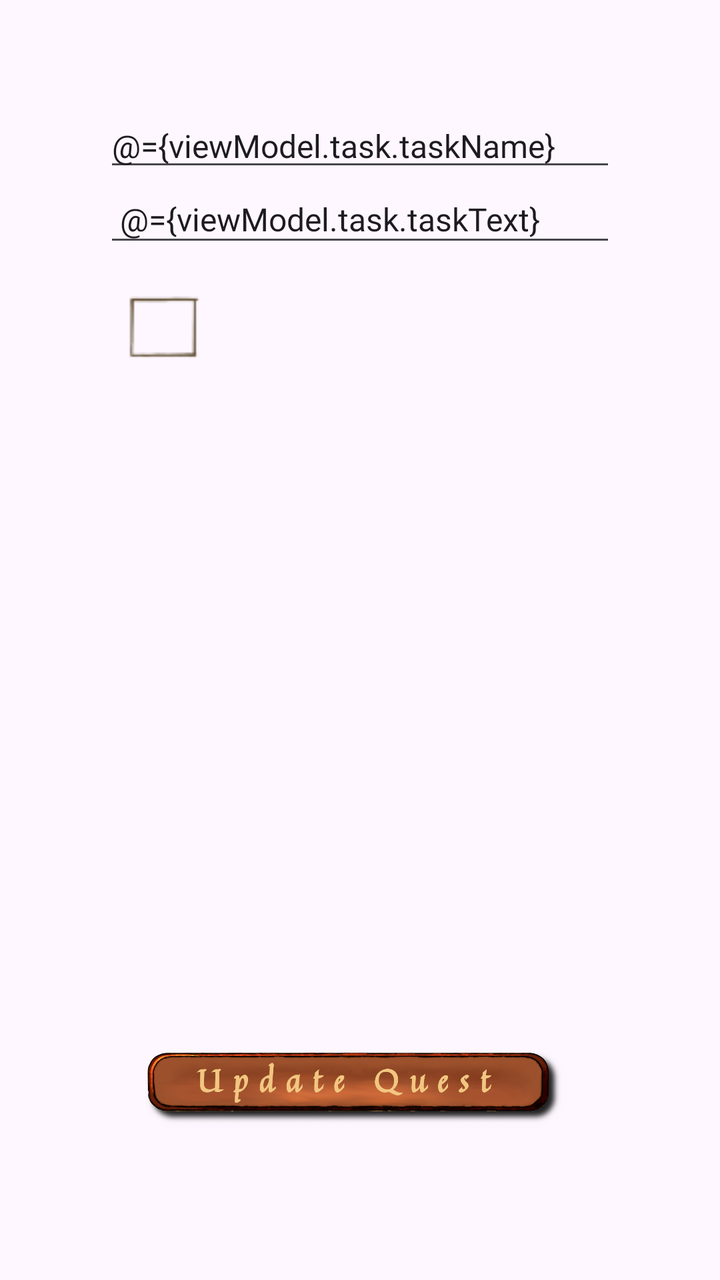
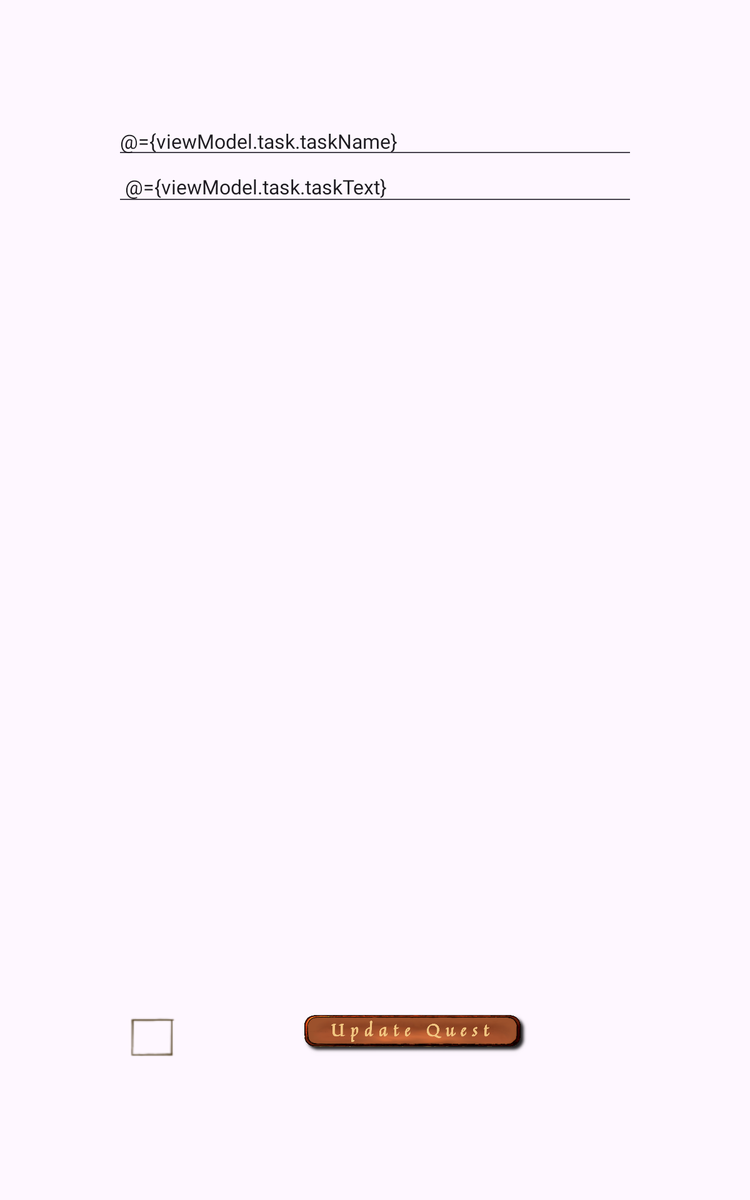

Two renders of one Android screen. The first uses the default layout on a phone; the second uses the alternative layout the repository ships for a different screen configuration, on a matching device. The two XML files are below.
<!-- AndroidManifest.xml: application theme Theme.QuestLog -->
<!-- res/layout/fragment_edit_task.xml -->
<?xml version="1.0" encoding="utf-8"?>
<layout
    xmlns:android="http://schemas.android.com/apk/res/android"
    xmlns:app="http://schemas.android.com/apk/res-auto"
    xmlns:tools="http://schemas.android.com/tools"
    tools:context=".EditTaskFragment">

    <data>
        <variable
            name="viewModel"
            type="com.example.questlog.EditTaskViewModel" />
    </data>

    <androidx.constraintlayout.widget.ConstraintLayout
        android:layout_width="match_parent"
        android:layout_height="match_parent"
        android:padding="16dp"
        android:layout_margin="16dp"
        android:orientation="vertical"
        android:background="@drawable/background_3">

        <ScrollView
            android:id="@+id/scrollView"
            android:layout_width="0dp"
            android:layout_height="0dp"
            android:padding="20dp"
            android:fillViewport="true"
            app:layout_constraintTop_toTopOf="parent"
            app:layout_constraintBottom_toTopOf="@+id/buttonsLayout"
            app:layout_constraintStart_toStartOf="parent"
            app:layout_constraintEnd_toEndOf="parent">

            <LinearLayout
                android:layout_width="match_parent"
                android:layout_height="wrap_content"
                android:orientation="vertical">

                <EditText
                    android:id="@+id/task_name"
                    android:layout_width="match_parent"
                    android:layout_height="wrap_content"
                    android:textSize="16sp"
                    android:fontFamily="@font/kurale_regular"
                    android:inputType="text"
                    android:text="@={viewModel.task.taskName}"/>

                <EditText
                    android:id="@+id/task_text"
                    android:layout_width="match_parent"
                    android:layout_height="wrap_content"
                    android:textSize="16sp"
                    android:fontFamily="@font/kurale_regular"
                    android:padding="8dp"
                    android:text="@={viewModel.task.taskText}"
                    android:scrollbars="vertical"
                    android:overScrollMode="ifContentScrolls"/>

                <CheckBox
                    android:id="@+id/task_done"
                    android:layout_width="50dp"
                    android:layout_height="50dp"
                    android:layout_margin="10dp"
                    android:textSize="16sp"
                    android:fontFamily="@font/kurale_regular"
                    android:padding="8dp"
                    android:button="@drawable/checkbox_image_selector"
                    android:buttonTint="@null"
                    app:buttonTint="@null"
                    android:text="@string/checkbox_text"
                    android:checked="@={viewModel.task.taskDone}"/>

            </LinearLayout>
        </ScrollView>

        <LinearLayout
            android:id="@+id/buttonsLayout"
            android:layout_width="0dp"
            android:layout_height="wrap_content"
            android:padding="20dp"
            android:orientation="horizontal"
            android:gravity="center"
            android:layout_marginTop="8dp"
            app:layout_constraintBottom_toBottomOf="parent"
            app:layout_constraintStart_toStartOf="parent"
            app:layout_constraintEnd_toEndOf="parent">

            <ImageButton
                android:id="@+id/update_button"
                android:layout_width="match_parent"
                android:layout_height="wrap_content"
                android:layout_margin="20dp"
                android:layout_gravity="center"
                android:src="@drawable/edit_button_selector"
                android:adjustViewBounds="true"
                android:scaleType="fitCenter"
                android:background="?attr/selectableItemBackgroundBorderless"
                android:stateListAnimator="@animator/scale_press"
                android:onClick="@{() -> viewModel.updateTask()}"/>
/>
        </LinearLayout>

    </androidx.constraintlayout.widget.ConstraintLayout>
</layout>
<!-- resources referenced by this layout -->
<resources>
  <!-- drawable checkbox_image_selector (drawable) -->
  <selector xmlns:android="http://schemas.android.com/apk/res/android">
  
      
      <item
          android:state_checked="true"
          android:drawable="@drawable/checkbox_checked"/>
  
      
      <item
          android:drawable="@drawable/checkbox_unchecked"/>
  
  </selector>
  <!-- drawable edit_button_selector (drawable) -->
  <?xml version="1.0" encoding="utf-8"?>
  <selector xmlns:android="http://schemas.android.com/apk/res/android">
  
      
      <item
          android:state_pressed="true"
          android:drawable="@drawable/update_button_pressed" />
  
      
      <item
          android:drawable="@drawable/update_button_normal" />
  
  </selector>
  <string name="checkbox_text">Done?</string>
  <style name="Theme.QuestLog" parent="Base.Theme.QuestLog" />
  <!-- drawable checkbox_checked: png bitmap (drawable, 1352 bytes) -->
  <!-- drawable checkbox_unchecked: png bitmap (drawable, 709 bytes) -->
  <!-- drawable update_button_pressed: png bitmap (drawable, 164931 bytes) -->
  <!-- drawable update_button_normal: png bitmap (drawable, 184629 bytes) -->
  <style name="Base.Theme.QuestLog" parent="Theme.Material3.DayNight.NoActionBar">
          
          
      </style>
</resources>
<!-- res/layout-sw600dp/fragment_edit_task.xml (the repository's variant of the layout above) -->
<!-- drawn on a 7-inch tablet held upright -->
<?xml version="1.0" encoding="utf-8"?>
<layout
    xmlns:android="http://schemas.android.com/apk/res/android"
    xmlns:app="http://schemas.android.com/apk/res-auto"
    xmlns:tools="http://schemas.android.com/tools"
    tools:context=".EditTaskFragment">

    <data>
        <variable
            name="viewModel"
            type="com.example.questlog.EditTaskViewModel" />
    </data>

    <androidx.constraintlayout.widget.ConstraintLayout
        android:layout_width="match_parent"
        android:layout_height="match_parent"
        android:padding="16dp"
        android:layout_margin="16dp"
        android:orientation="vertical"
        android:background="@drawable/background_3">

        <ScrollView
            android:id="@+id/scrollView"
            android:layout_width="0dp"
            android:layout_height="0dp"
            android:padding="20dp"
            android:layout_marginTop="40dp"
            android:layout_marginStart="40dp"
            android:layout_marginEnd="40dp"
            android:fillViewport="true"
            app:layout_constraintTop_toTopOf="parent"
            app:layout_constraintBottom_toTopOf="@+id/buttonsLayout"
            app:layout_constraintStart_toStartOf="parent"
            app:layout_constraintEnd_toEndOf="parent">

            <LinearLayout
                android:layout_width="match_parent"
                android:layout_height="wrap_content"
                android:orientation="vertical">

                <EditText
                    android:id="@+id/task_name"
                    android:layout_width="match_parent"
                    android:layout_height="wrap_content"
                    android:textSize="16sp"
                    android:fontFamily="@font/kurale_regular"
                    android:inputType="text"
                    android:text="@={viewModel.task.taskName}"/>

                <EditText
                    android:id="@+id/task_text"
                    android:layout_width="match_parent"
                    android:layout_height="wrap_content"
                    android:textSize="16sp"
                    android:fontFamily="@font/kurale_regular"
                    android:padding="8dp"
                    android:text="@={viewModel.task.taskText}"
                    android:scrollbars="vertical"
                    android:overScrollMode="ifContentScrolls"/>

            </LinearLayout>
        </ScrollView>

        <View
            android:layout_width="match_parent"
            android:layout_height="3dp"
            android:background="@color/divider_color"
            android:layout_marginStart="60dp"
            android:layout_marginEnd="60dp"
            android:layout_marginBottom="20dp"
            app:layout_constraintBottom_toTopOf="@+id/buttonsLayout"
            app:layout_constraintStart_toStartOf="parent"
            app:layout_constraintEnd_toEndOf="parent"/>

        <LinearLayout
            android:id="@+id/buttonsLayout"
            android:layout_width="0dp"
            android:layout_height="wrap_content"
            android:layout_margin="40dp"
            android:padding="20dp"
            android:orientation="horizontal"
            android:gravity="center"
            android:layout_marginTop="8dp"
            app:layout_constraintBottom_toBottomOf="parent"
            app:layout_constraintStart_toStartOf="parent"
            app:layout_constraintEnd_toEndOf="parent">

            <CheckBox
                android:id="@+id/task_done"
                android:layout_width="50dp"
                android:layout_height="50dp"
                android:layout_margin="10dp"
                android:textSize="16sp"
                android:fontFamily="@font/kurale_regular"
                android:padding="8dp"
                android:button="@drawable/checkbox_image_selector"
                android:buttonTint="@null"
                app:buttonTint="@null"
                android:text="@string/checkbox_text"
                android:checked="@={viewModel.task.taskDone}"/>

            <ImageButton
                android:id="@+id/update_button"
                android:layout_width="match_parent"
                android:layout_height="wrap_content"
                android:layout_marginStart="80dp"
                android:layout_marginEnd="80dp"
                android:layout_marginTop="20dp"
                android:layout_marginBottom="20dp"
                android:layout_gravity="center"
                android:src="@drawable/edit_button_selector"
                android:adjustViewBounds="true"
                android:scaleType="fitCenter"
                android:background="?attr/selectableItemBackgroundBorderless"
                android:stateListAnimator="@animator/scale_press"
                android:onClick="@{() -> viewModel.updateTask()}"/>
/>
        </LinearLayout>

    </androidx.constraintlayout.widget.ConstraintLayout>
</layout>
